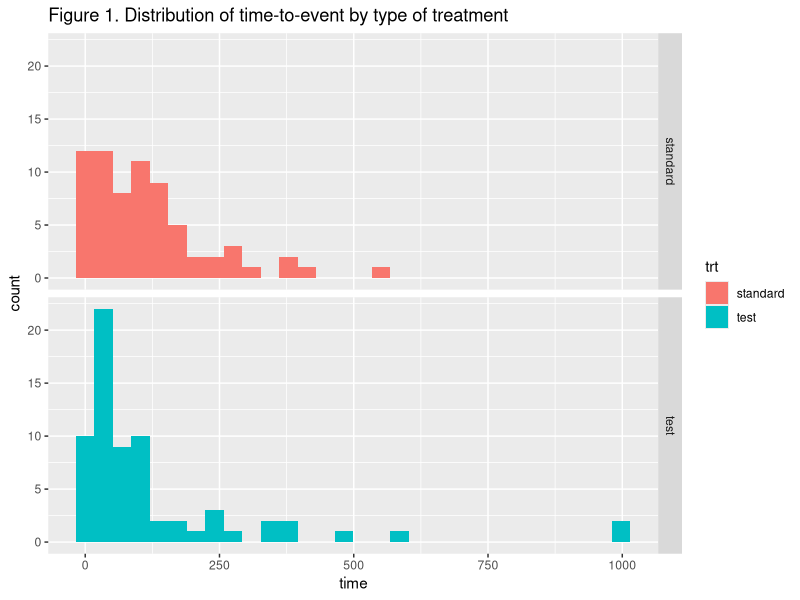
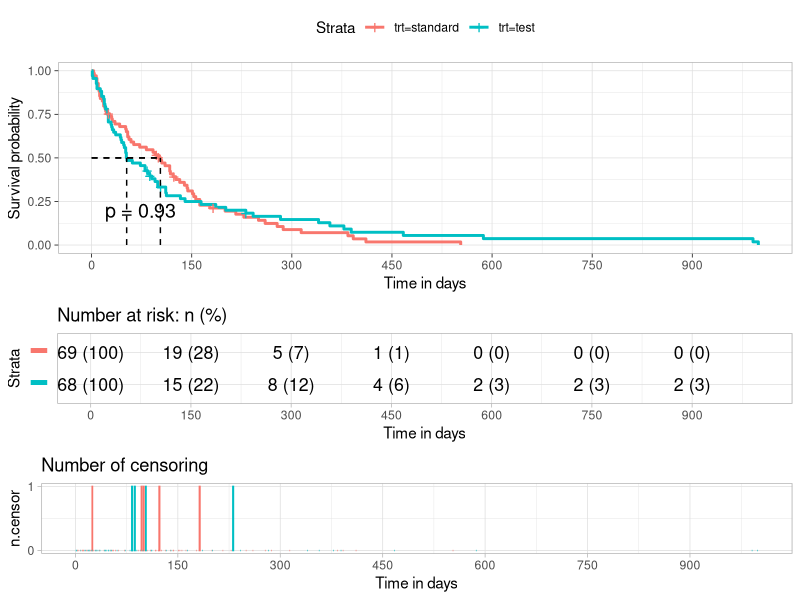
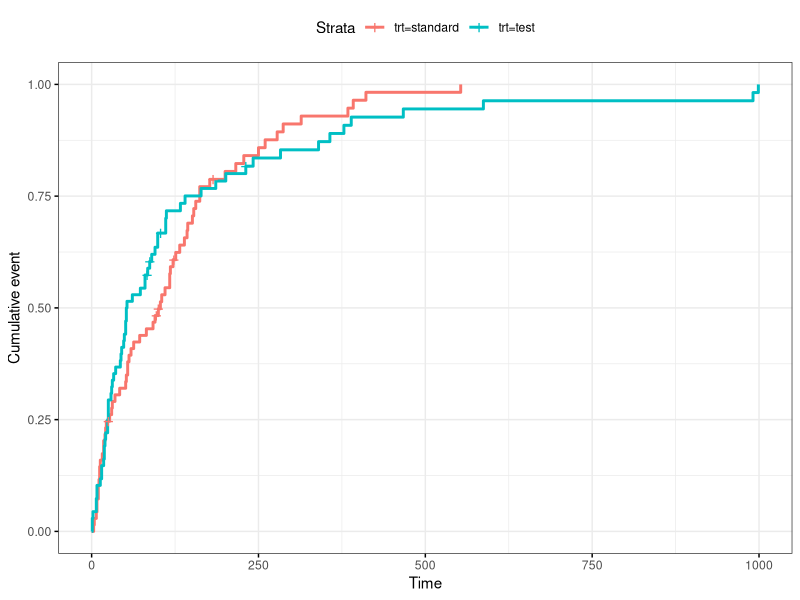

These charts were generated, in order, by the following R code:
## ---- chunk 1
options(scipen=10)
library(survival)
library(survminer) # install.packages("survminer")
library(ranger)
library(skimr)
library(ggplot2)
library(dplyr)
library(ggfortify)
## ---- chunk 2
data(veteran)
str(veteran)
## ---- chunk 3
veteran$trt <- factor(veteran$trt, labels = c("standard", "test"))
veteran$prior <- factor(veteran$prior, labels = c("no", "yes"))
## ---- chunk 4
skimr::skim(veteran)
## ---- chunk 5
ggplot(data = veteran, aes(x = time, fill = trt)) + 
  geom_histogram() + 
  facet_grid(trt ~.) + 
  ggtitle("Figure 1. Distribution of time-to-event by type of treatment")
## ---- chunk 6
fit <- survfit(Surv(time, status) ~ trt, data = veteran)
fit <- survfit(Surv(time, status) ~ trt, data = veteran)
summary(fit)$table
## ---- chunk 7
ggsurvplot(
  fit,
  pval = T,              #displays p-value of log-rank test, if p-value < 0.05, then the difference between the two curves are statistically significant
  conf.int = F,         
  xlab = "Time in days",
  break.time.by = 150,      
  ggtheme = theme_light(),  # customize theme with a grid for better readability 
  risk.table = "abs_pct",   # absolute number and percentage at risk
  risk.table.y.text.col = T,# colour risk table text annotations
  risk.table.y.text = F,    # show bars instead of names in text annotations
                            # in legend of risk table.
  ncensor.plot = T,         # plot the number of censored subjects at time t
  surv.median.line = "hv"   # add the median survival pointer
)
## ---- chunk 8
ggsurvplot(
  fit,
  conf.int = F,
  ggtheme = theme_bw(), 
  fun = "event")
